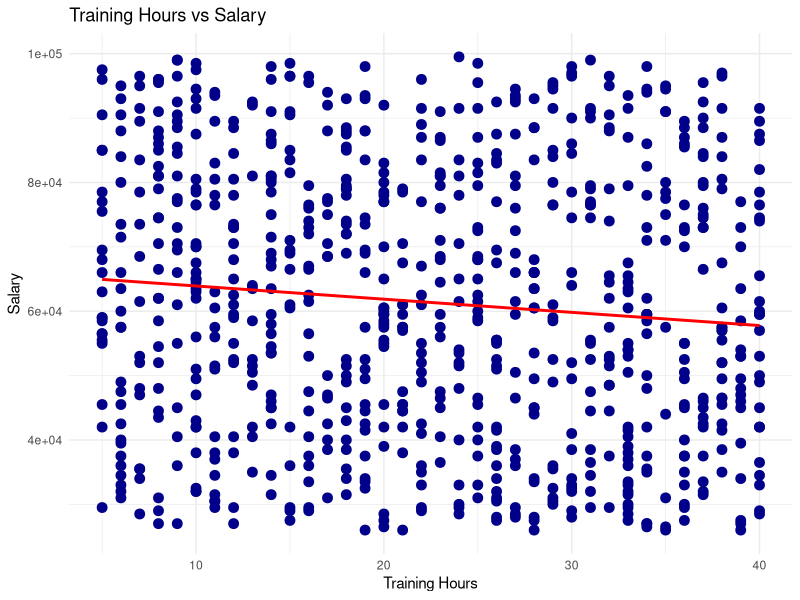
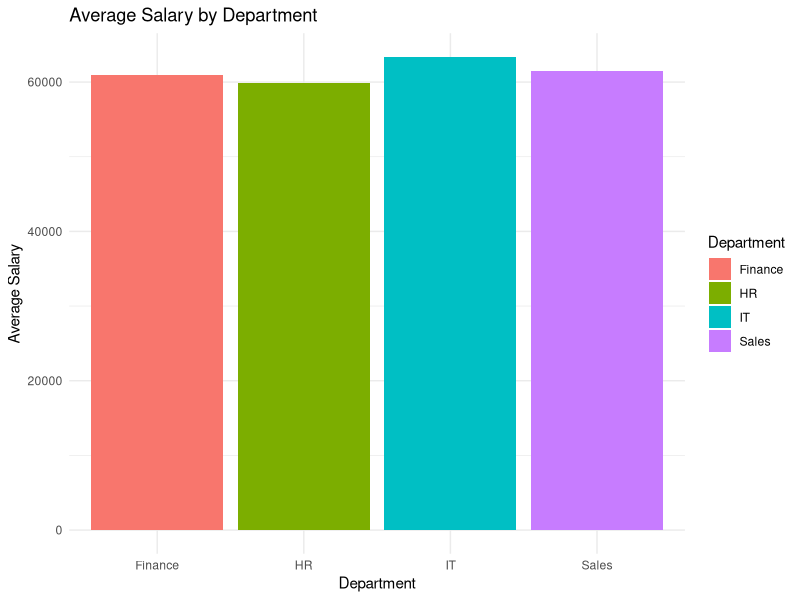
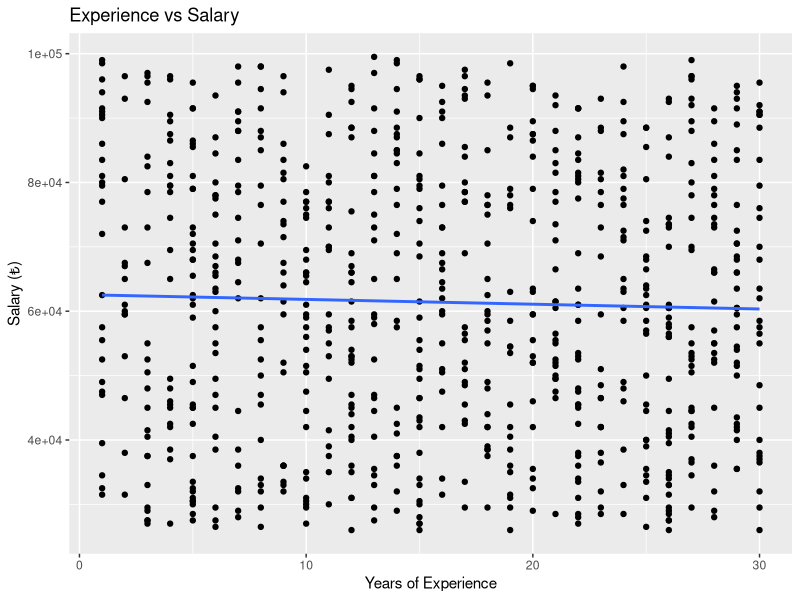
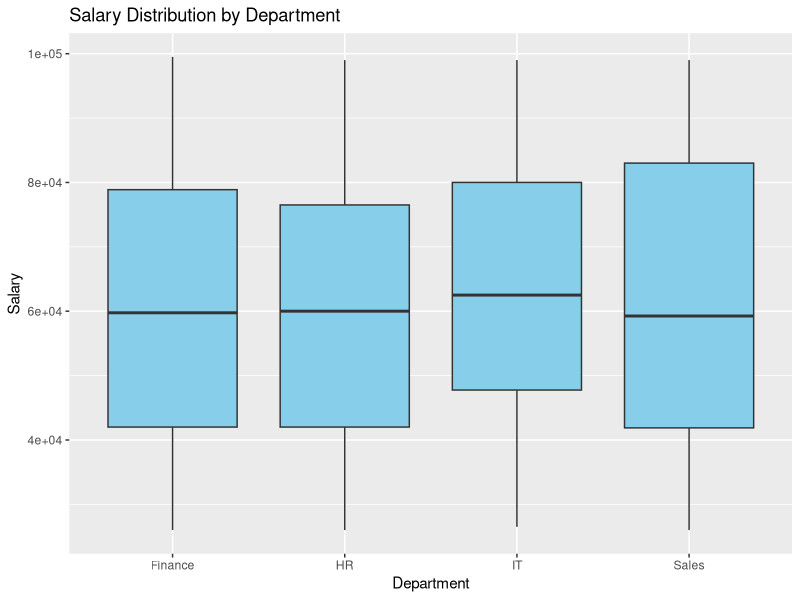
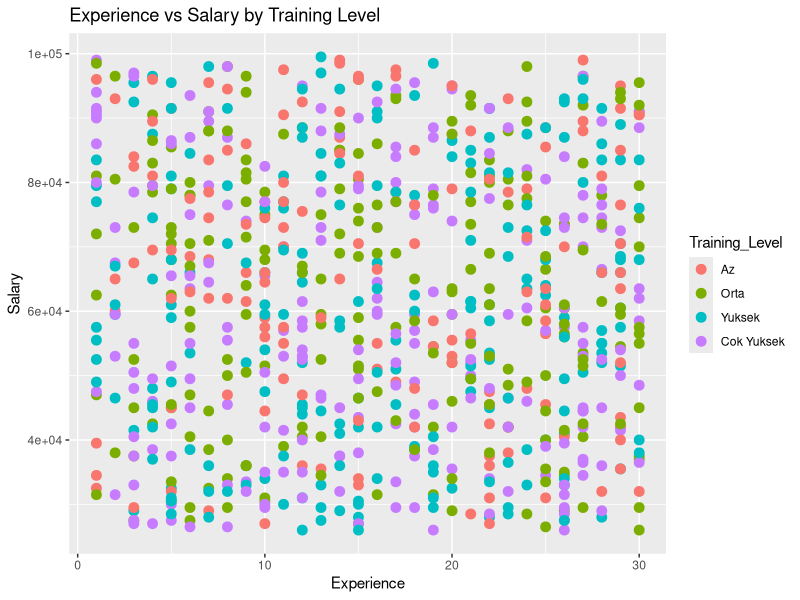

R code for these plots, in order:
## ---- chunk 1
knitr::opts_chunk$set(echo = TRUE, fig = TRUE) 
## ---- chunk 2
set.seed(642)  

data <- data.frame(
  ID = 1:800,
  Age = sample(22:60, 800, replace = TRUE),
  Department = sample(c("HR", "IT", "Sales", "Finance"), 800, replace = TRUE),
  Salary = sample(seq(26005, 100000, 500), 800, replace = TRUE),
  Experience = sample(1:30, 800, replace = TRUE),
  Training_Hours = sample(5:40, 800, replace = TRUE)
)

View(data)

## ---- chunk 3
mean(data$Salary)
## ---- chunk 4
aggregate(Salary ~ Department, data = data, FUN = mean)
## ---- chunk 5
cor(data$Training_Hours, data$Salary)  # Korelasyon
## ---- chunk 6
# En çok eğitim alan ilk 5 kişi
head(data[order(-data$Training_Hours), ], 5)
## ---- chunk 7
library(ggplot2)
ggplot(data, aes(x = Training_Hours, y = Salary)) +
  geom_point(color = "darkblue", size = 3) +
  geom_smooth(method = "lm", col = "red", se = FALSE) +
  labs(title = "Training Hours vs Salary",
       x = "Training Hours",
       y = "Salary") +
  theme_minimal()
## ---- chunk 8
ggplot(data, aes(x = Department, y = Salary, fill = Department)) +
  geom_bar(stat = "summary", fun = "mean") +
  labs(title = "Average Salary by Department",
       y = "Average Salary") +
  theme_minimal()
## ---- chunk 9
aggregate(Age ~ Department, data = data, FUN = mean)
## ---- chunk 10
cor(data$Experience, data$Salary)
## ---- chunk 11
ggplot(data, aes(x = Experience, y = Salary)) +
  geom_point() +
  geom_smooth(method = "lm", se = FALSE) +
  labs(
    title = "Experience vs Salary",
    x = "Years of Experience",
    y = "Salary (₺)"
  )
## ---- chunk 12
data[data$Experience > 10 & data$Salary < 30000, ]
## ---- chunk 13
data$Training_Level <- cut(data$Training_Hours,
                           breaks = c(0, 10, 20, 30, 40),
                           labels = c("Az", "Orta", "Yuksek", "Cok Yuksek"))
aggregate(Salary ~ Training_Level, data, mean)

## ---- chunk 14
ggplot(data, aes(x = Department, y = Salary)) +
  geom_boxplot(fill = "skyblue") +
  labs(title = "Salary Distribution by Department")
## ---- chunk 15
ggplot(data, aes(x = Experience, y = Salary, color = Training_Level)) +
  geom_point(size = 3) +
  labs(title = "Experience vs Salary by Training Level")
## ---- chunk 16
data$Salary_per_TrainingHour <- data$Salary / data$Training_Hours
head(data[order(data$Salary_per_TrainingHour), ], 5)

